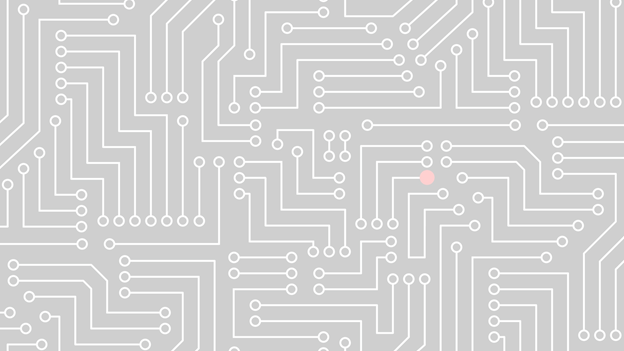
#> input picture code/visualization_code/achtergrond_cropped.png, 624 x 351 px
$ python im2border.py
#> lines starting #> are read from the running program, lines starting #| are printed output that depends on the picture


from PIL import Image, ImageDraw


xdif = 7
ydif = 18


def to_border(f, fromedge):
#> called with f = 'achtergrond_cropped.png', fromedge = 20
    img = Image.open(f)
#> img is the input picture: PIL image 624x351 RGB; mean R, G, B 212.9, 212.9, 212.9
    img.convert('RGBA')
    x, y = img.size
#> x = 624; y = 351
    print("x", x, "\ny", y)
#| x 624
#| y 351

    d = ImageDraw.Draw(img)
    d.rectangle((fromedge,fromedge,x-fromedge,y-fromedge),fill=(255,255,255,255))
    img.save("bordered_image.png")
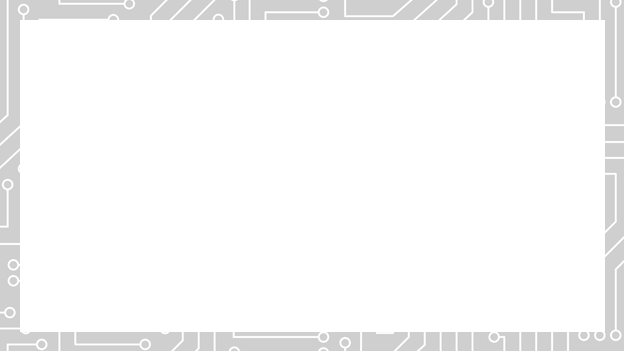
#> saved as bordered_image.png: PIL image 624x351 RGB; mean R, G, B 247.9, 247.9, 247.9


to_border("achtergrond_cropped.png", 20)
